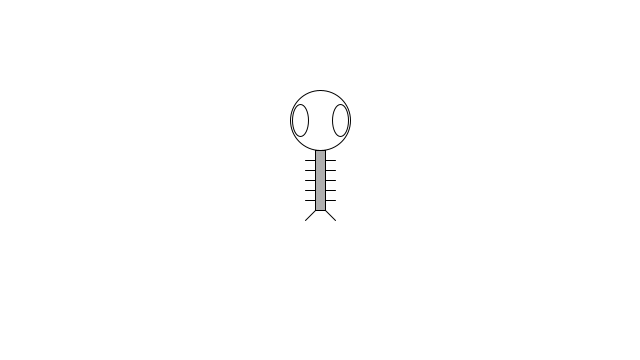
Frame 1 (no input)
Frame 60 (the mouse pressed at the canvas centre just before this capture): identical to frame 1, image omitted
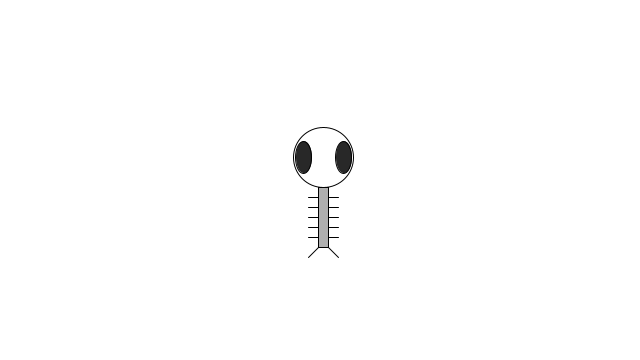
Frame 120 (the mouse held since frame 60 and released just before this capture)

The Processing sketch that drew these frames (run headless with seeded random() and noise(); from frame 60 on, the mouse is pressed at the canvas centre):

// Processing sketch: example_07_05_zoog_functions
// ── example_07_05_zoog_functions.pde
// Learning Processing
// Daniel Shiffman
// http://www.learningprocessing.com

// Example 7-5: Zoog with functions

float x = 320;
float y = 180;
float w = 60;
float h = 60;
float eyeSize = 16;

void setup() {
  size(640, 360);
}

void draw() {
  background(255); // Draw a black background

  // A color based on distance from the mouse
  float d = dist(x, y, mouseX, mouseY);
  color c = color(d);

  // mouseX position determines speed factor for moveZoog function
  float factor = constrain(mouseX/10, 0, 5);

  // The code for changing the variables associated with Zoog and displaying Zoog is moved outside of draw() and into functions called here. 
  // The functions are given arguments, such as “Jiggle Zoog by the following factor” 
  // and “draw Zoog with the following eye color.
  jiggleZoog(factor);
  drawZoog(c);
}

void jiggleZoog(float speed) {
  // Change the x and y location of Zoog randomly
  x = x + random(-1, 1)*speed;
  y = y + random(-1, 1)*speed;
  // Constrain Zoog to window
  x = constrain(x, 0, width);
  y = constrain(y, 0, height);
}

void drawZoog(color eyeColor) {
  // Set ellipses and rects to CENTER mode
  ellipseMode(CENTER);
  rectMode(CENTER);
  // Draw Zoog's arms with a for loop
  for (float i = y - h/3; i < y + h/2; i += 10) {
    stroke(0);
    line(x - w/4, i, x + w/4, i);
  }
  // Draw Zoog's body
  stroke(0);
  fill(175);
  rect(x, y, w/6, h);
  // Draw Zoog's head
  stroke(0);
  fill(255);
  ellipse(x, y - h, w, h);
  // Draw Zoog's eyes
  fill(eyeColor);
  ellipse(x - w/3, y - h, eyeSize, eyeSize*2);
  ellipse(x + w/3, y - h, eyeSize, eyeSize*2);
  // Draw Zoog's legs
  stroke(0);
  line(x - w/12, y + h/2, x - w/4, y + h/2 + 10);
  line(x + w/12, y + h/2, x + w/4, y + h/2 + 10);
}
